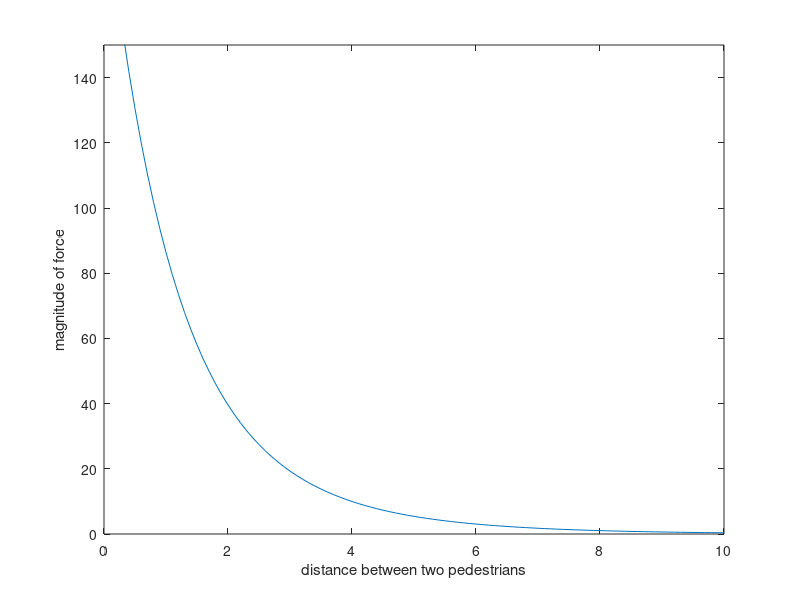

Write the MATLAB code that produced this figure.
% Visualization of exponential character of the pedestrian interaction force for the project report

clear all
clc

A_1 = 80;
r = 0.6;
B_1 = 1;
n = 1;
lambda = 0.2;
A_2 = 40;
B_2 = 2;
phi = 0;

d = [0 : 0.1 : 10];

for i = 1 : length(d)
     f(i) = A_1 * exp((r - d(i)) / B_1) * n * (lambda + (1 - lambda) * ((1 + cos(phi)) / 2)) + A_2 * exp((r - d(i)) / B_2) * n; % Betrag der Kraft
end

plot(d, f)
axis([0 d(end) 0 150])
xlabel('distance between two pedestrians')
ylabel('magnitude of force')